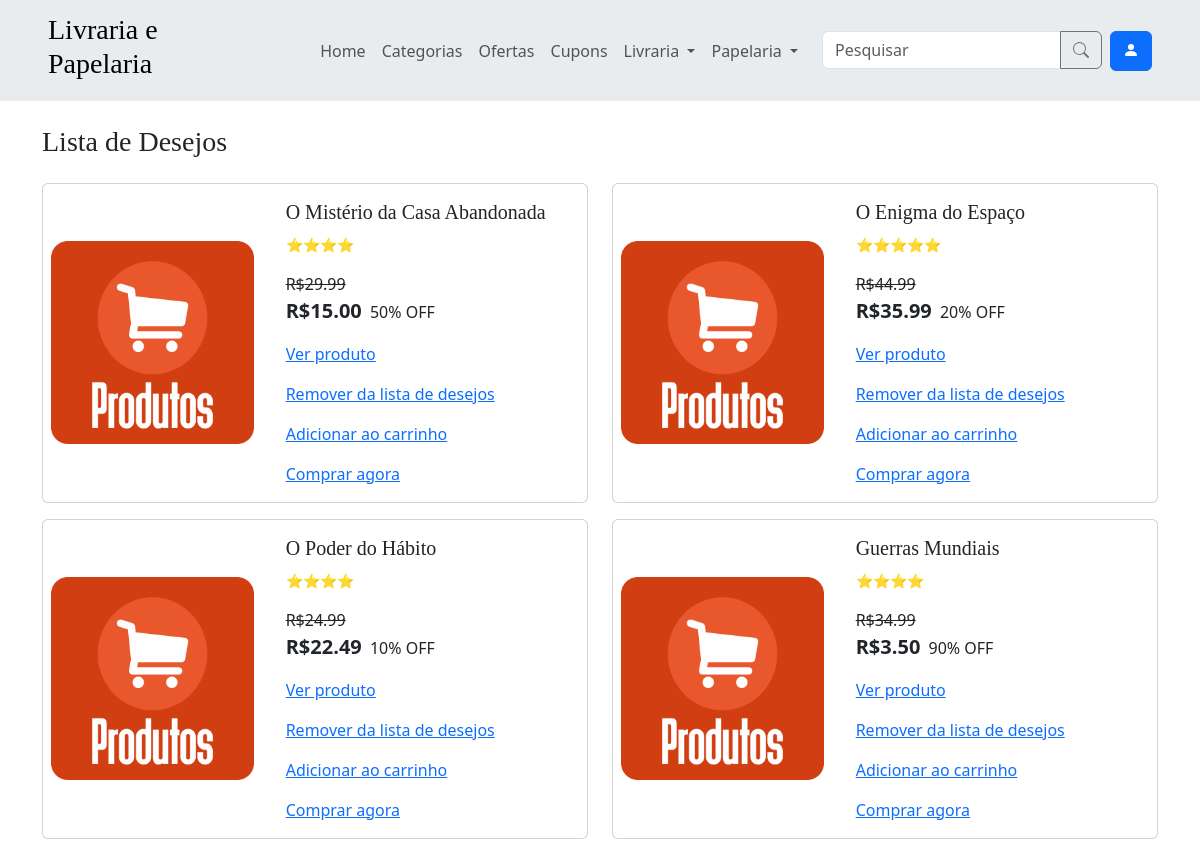
Screenshot of /lista_de_desejos/ (signed in) with the database file from the repository.
### app/models.py (models this page shows, shortened)
class Produto(models.Model):
    nome = models.CharField(max_length=50)
    preco = models.DecimalField(max_digits=10, decimal_places=2)
    descricao = models.TextField(null=True, blank=True)
    is_ativo = models.BooleanField(default=True)
    class Meta:
        verbose_name = verbose_name_plural = 'Produto'

### app/views_lista_de_desejos.py (the view)
# urls.py: path('lista_de_desejos/', views_lista_de_desejos.lista_de_desejos, name='lista_de_desejos'),
@login_required
@user_passes_test(usuario_comum)
def lista_de_desejos(request):
    listadesejos = ListaDesejos.objects.get(usuario=request.user)
    produtos = produtos_processor(request, listadesejos.produtos.all())['produtos']
    return render(request, 'lista_de_desejos.html', {'produtos': produtos})

### app/context_processors.py (called while the page is built)
def categorias_processor(request):
    categorias = Categoria.objects.all()
    categorias_livraria = categorias.filter(tipo='Livraria')
    categorias_papelaria = categorias.filter(tipo='Papelaria')
    categorias = categorias[:10]
    return {
        'categorias': categorias,
        'categorias_livraria': categorias_livraria,
        'categorias_papelaria': categorias_papelaria
    }

### app/views_lista_de_desejos.py (called while the page is built)
def usuario_comum(user):
    return not user.is_staff

### app/templates/lista_de_desejos.html (shortened to what this page needs)
{% extends 'components/base.html' %}
{% block content %}
    {% include 'components/content_title.html' with title='Lista de Desejos' %}
    <div class="row row-cols-1 row-cols-lg-2">
    {% for produto in produtos %}
        <div class="col">
            <div class="card mb-3 w-100 text-decoration-none">
                <div class="row g-0 align-items-center">
                    <div class="col-md-5 p-3 ps-md-2">
                    {% load static %}
                        <img src="{% static 'img/produto_placeholder.png' %}" class="img-fluid" alt="...">
                    </div>
                    <div class="col-md-7">
                        <div class="card-body">
                            <h5 class="card-title mb-2">{{ produto.nome }}</h5>
                            <p class="card-text"><small>{{ produto.nota }}</small></p>
                            {% if produto.tem_promocao %}
                                <p class="card-text mt-3 mb-0 text-decoration-line-through">R${{ produto.preco_sem_desconto|floatformat:2 }}</p>
                                <p class="card-text">
                                <span class="fw-bold lead me-1">R${{ produto.preco|floatformat:2 }}</span>
                                {{ produto.desconto|floatformat:0 }}% OFF
                                </p>
                            {% else %}
                            <p class="card-text">
                            <span class="fw-bold lead me-1">R${{ produto.preco|floatformat:2 }}</span>
                            </p>
                            {% endif %}
                            <div class="d-flex gap-3 flex-wrap mt-3">
                                <a href="{% url 'produto' id_produto=produto.id %}">Ver produto</a>
                                <a href="{% url 'lista_de_desejos_remover' id_produto=produto.id %}">Remover da lista de desejos</a>
                                <a href="{% url 'carrinho_adicionar' id_produto=produto.id %}">Adicionar ao carrinho</a>
                                <a href="{% url 'comprar_produto' id_produto=produto.id %}">Comprar agora</a>
                            </div>
                        </div>
                    </div>
                </div>
            </div>
        </div>
    {% empty %}
        <p>Você não possui produtos salvos na lista de desejos.</p>
    {% endfor %}
    </div>
{% endblock %}

### app/templates/components/base.html (style rules this page uses)
h1, h2, h3, h4, h5, h6 { font-family: "Playfair Display", Georgia, "Times New Roman", serif; }

### rows the page displays
Produto: nome "O Mistério da Casa Abandonada", nota "⭐⭐⭐⭐", preco_sem_desconto "29.99", preco "15.00", desconto "50"
Produto: nome "O Enigma do Espaço", nota "⭐⭐⭐⭐⭐", preco_sem_desconto "44.99", preco "35.99", desconto "20"
Produto: nome "O Poder do Hábito", nota "⭐⭐⭐⭐", preco_sem_desconto "24.99", preco "22.49", desconto "10"
Produto: nome "Guerras Mundiais", nota "⭐⭐⭐⭐", preco_sem_desconto "34.99", preco "3.50", desconto "90"

### other values shown
{{ title }} "Lista de Desejos"
